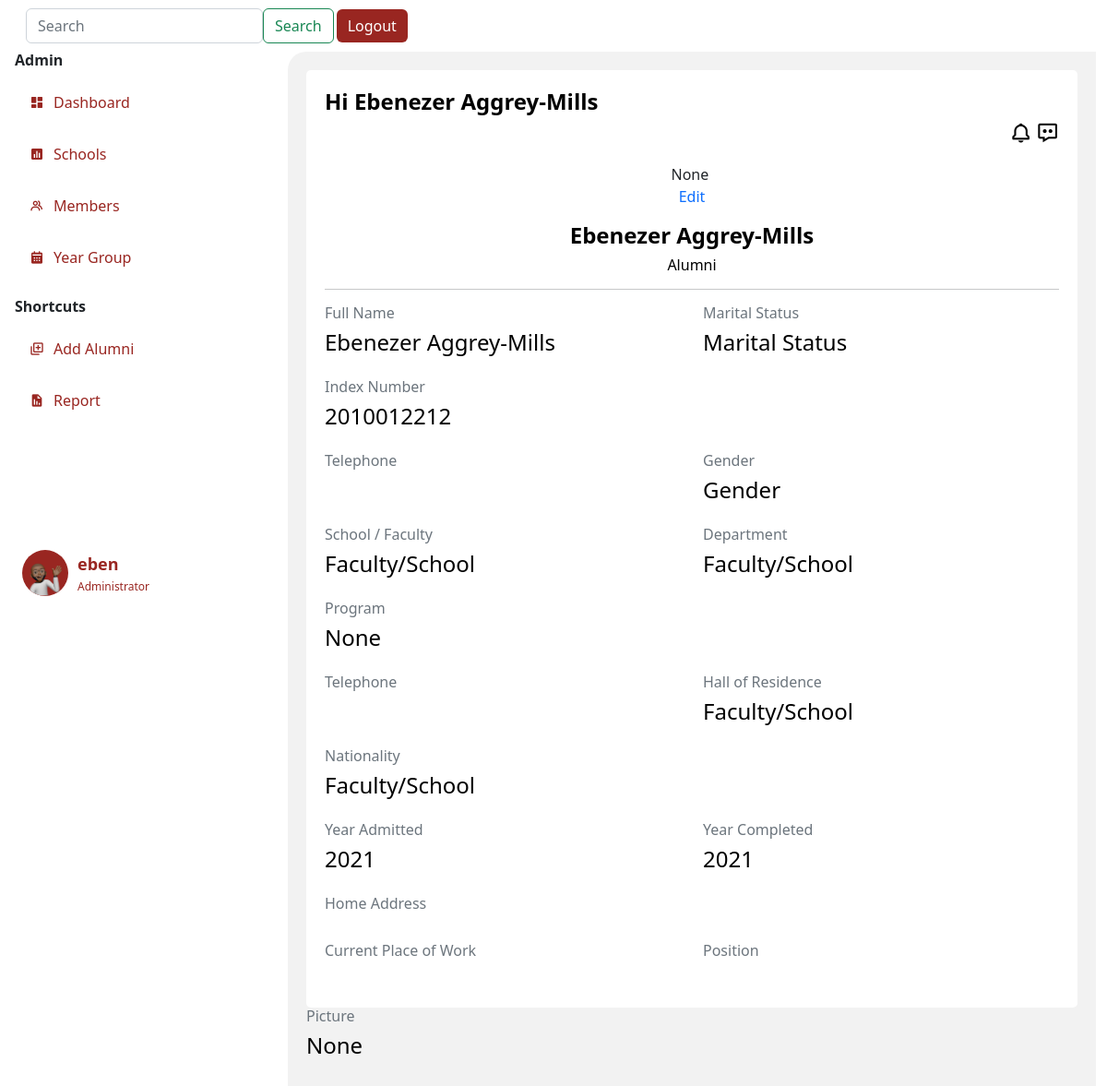
The page /list/1 (signed in) on the database its author committed.
### app.py (models this page shows)
class Person(db.Model, UserMixin):
    id= db.Column(db.Integer, primary_key=True)
    name= db.Column(db.String(200), nullable=True)
    yearCompleted= db.Column(db.String(200), nullable=True)
    nationality= db.Column(db.String(200), nullable=True)
    contact= db.Column(db.Integer(), nullable=True)
    email= db.Column(db.String(200), nullable=True)
    faculty= db.Column(db.String(200), nullable=True)
    hallofresidence= db.Column(db.String(200), nullable=True)
    password= db.Column(db.String(20))
    email= db.Column(db.String(20), nullable=True)
    phone= db.Column(db.String(10), nullable=True )
    def __repr__(self):
        return f"Person('{self.id}', {self.name}', {self.yearCompleted})"

class User(db.Model,UserMixin):
    id= db.Column(db.Integer, primary_key=True)
    fullname= db.Column(db.String()  )
    indexnumber= db.Column(db.Integer())
    gender= db.Column(db.String()    )
    school= db.Column(db.String()    )
    department= db.Column(db.String()    )
    program= db.Column(db.String()   )
    completed= db.Column(db.Integer()     )
    admitted= db.Column(db.Integer()  )
    email= db.Column(db.String()     )
    telephone= db.Column(db.Integer()     )
    hall= db.Column(db.String()  )
    nationality= db.Column(db.String()   )
    address= db.Column(db.String()   )
    work= db.Column(db.String()  )
    guardian= db.Column(db.String()  )
    kin= db.Column(db.String()   )
    relationship= db.Column(db.String()  )
    marital= db.Column(db.String()   )
    health= db.Column(db.String()    )
    extra= db.Column(db.String()     )
    image_file = db.Column(db.String(20))

### app.py (the view)
@app.route('/list/<int:userid>', methods=['GET', 'POST'])
@login_required
def list(userid):
    print("Fetching one")
    profile=User.query.get_or_404(userid)
    print(current_user)
    return render_template("profileid.html",current_user=current_user, profile=profile)

### forms.py
class Search(FlaskForm):
    searched = StringField('Searched', validators=[DataRequired()])
    submit = SubmitField('Search')

### app.py (called while the page is built)
@login_manager.user_loader
def load_user(user_id):
    return Person.query.get(int(user_id))

@app.context_processor
def base():
    form=Search()
    return dict(form=form)

### templates/profileid.html (shortened to what this page needs)
{% extends 'layout.html' %}
{% block body %}
<div class="col-md" style=" background: #fff; border-radius: 5px; padding: 20px;">
    <div class="top">
      <h4><b>Hi {{profile.fullname}}</b> </h4>
    </div>
    <div class="down" style=" display: flex; grid-gap: 2px; justify-content: space-between;">
      <div class="icons" style="color: black;">
          <i class='bx bx-bell bx-sm icon' ></i>
          <i class='bx bx-message-dots bx-sm icon' ></i>
      </div>
    </div>
    <div class="info" style="margin-top: 2vh; text-align: center;">
      <div class="info-pic">
        {{profile.image_file}}
      </div>
      <a href="/update/{{profile.id}}" style="text-decoration: none;">Edit </i></a>
      <div class="info-details" style=" margin-top: 2vh;">
        <h4><b> {{profile.fullname}}</b></h4>
        <h6 style="color: black;">Alumni </h6>
      </div>
    </div>
      <hr>
    <div class="info-more">
      <div class="row">
          <div class="col">
            <h6 class="text-muted">Full Name </h6>
            <h4 style="color: black; margin-bottom: 0;">{{profile.fullname}}</h4>
          </div>
          <div class="col">
            <h6 class="text-muted">Marital Status </h6>
            <h4 style="color: black; margin-bottom: 0;">{{profile.marital}}</h4>
          </div>
      </div>
    </div>
    <div class="info-more">
      <div class="row">
          <div class="col">
            <h6 class="text-muted">Index Number </h6>
            <h4 style="color: black; margin-bottom: 0;">{{profile.indexnumber}}</h4>
          </div>
      </div>
    </div>
    <div class="info-more">
        <div class="row">
            <div class="col">
              <h6 class="text-muted">Telephone </h6>
            </div>
            <div class="col">
                <h6 class="text-muted">Gender </h6>
                <h4 style="color: black; margin-bottom: 0;">{{profile.gender}}</h4>
              </div>
        </div>
      </div>
    <div class="info-more">
      <div class="row">
          <div class="col">
            <h6 class="text-muted">School / Faculty </h6>
            <h4 style="color: black; margin-bottom: 0;">{{profile.school}}</h4>
          </div>
          <div class="col">
            <h6 class="text-muted">Department </h6>
            <h4 style="color: black; margin-bottom: 0;">{{profile.department}}</h4>
          </div>
      </div>
    </div>
    <div class="info-more">
        <div class="row">
            <div class="col">
              <h6 class="text-muted">Program</h6>
              <h4 style="color: black; margin-bottom: 0;">{{profile.program}}</h4>
            </div>
        </div>
      </div>
    <div class="info-more">
      <div class="row">
          <div class="col">
            <h6 class="text-muted">Telephone </h6>
          </div>
          <div class="col">
            <h6 class="text-muted">Hall of Residence </h6>
            <h4 style="color: black; margin-bottom: 0;">{{profile.hall}}</h4>
          </div>
      </div>
    </div>
    <div class="info-more">
      <div class="row">
          <div class="col">
            <h6 class="text-muted">Nationality </h6>
            <h4 style="color: black; margin-bottom: 0;">{{profile.nationality}}</h4>
          </div>
      </div>
    </div>
    <div class="info-more">
        <div class="row">
            <div class="col">
              <h6 class="text-muted">Year Admitted </h6>
              <h4 style="color: black; margin-bottom: 0;">{{profile.admitted}}</h4>
            </div>
            <div class="col">
                <h6 class="text-muted">Year Completed </h6>
                <h4 style="color: black; margin-bottom: 0;">{{profile.completed}}</h4>
              </div>
        </div>
      </div>
    <div class="info-more">
      <div class="row">
          <div class="col">
            <h6 class="text-muted">Home Address </h6>
          </div>
      </div>
    </div>
    <div class="info-more">
      <div class="row">
          <div class="col">
            <h6 class="text-muted">Current Place of Work </h6>
          </div>
          <div class="col">
            <h6 class="text-muted">Position </h6>
          </div>
      </div>
      </div>
    </div>
    <div class="info-more">
      <div class="row">
          <div class="col">
            <h6 class="text-muted">Picture </h6>
            <h4 style="color: black; margin-bottom: 0;">{{profile.image_file}}</h4>
          </div>
      </div>
    </div>
</div>
{% endblock body %}

### templates/layout.html (shortened to what this page needs)
<!doctype html>
<html lang="en">
  <head>
    <link rel="stylesheet" type="text/css" href="{{ url_for('static', filename='css/newstyle.css')}}">
    <link href="https://unpkg.com/aos@2.3.1/dist/aos.css" rel="stylesheet">
    <link href='https://unpkg.com/boxicons@2.1.2/css/boxicons.min.css' rel='stylesheet'>
    <link href="https://cdn.jsdelivr.net/npm/bootstrap@5.2.1/dist/css/bootstrap.min.css" rel="stylesheet">
  </head>
  <body>
      <nav class="navbar navbar-expand-lg sticky-top" style="background: #fff; ">
        <div class="container-fluid">
          <div class="collapse navbar-collapse me-2" id="navbarSupportedContent" style="width: 100%;">
            <form class="d-flex " role="search" method='POST' action='{{url_for('search')}}' >
              <input class="form-control " type="search" name='searched' placeholder="Search" aria-label="Search">
              <button class="btn btn-outline-success" type="submit">Search</button>
                </form>
            <button class="btn" style="color: #fff; background: #992621; border: none; margin-left: 3px;" type="logout">
              <a href="{{url_for('login')}}" style="text-decoration: none; color: #fff;">Logout</a>
            </button>
          </div>
        </div>
      </nav>
      <div class="container-fluid" >
        <div class="row" >
            <div class="col-3 px-1 position-fixed" id="sticky-sidebar">
              <div class="container" >
                  <div class="side-menu">
                    <h6 class="divider"><b>Admin </b></h6>
                    {% if title == 'dashboard' %}
                    <div class="side-nav-button-active">
                      <i class='bx bxs-dashboard icon'></i>
                      <a href="/dashboard" class="side-nav-button-text">Dashboard</a>
                    </div>
                    {% else %}
                    <div class="side-nav-button">
                      <i class='bx bxs-dashboard icon'></i>
                      <a href="/dashboard" class="side-nav-button-text">Dashboard</a>
                    </div>
                    {% endif %}
                    {% if title == "newschools" %}
                    <div class="side-nav-button-active">
                      <i class='bx bxs-bar-chart-square icon'></i>
                      <a href="/newschools" class="side-nav-button-text">Schools</a>
                    </div>
                    {% else %}
                    <div class="side-nav-button">
                      <i class='bx bxs-bar-chart-square icon'></i>
                      <a href="/newschools" class="side-nav-button-text">Schools</a>
                    </div>
                    {% endif %}
                    {% if title == "list" %}
                    <div class="side-nav-button-active">
                      <i class='bx bx-group icon' ></i>
                      <a href="/list" class="side-nav-button-text">Members</a>
                    </div>
                    {% else %}
                    <div class="side-nav-button">
                      <i class='bx bx-group icon' ></i>
                      <a href="/list" class="side-nav-button-text">Members</a>
                    </div>
                    {% endif %}
                    {% if title == "year" %}
                    <div class="side-nav-button-active">
                      <i class='bx bxs-calendar icon' ></i>
                      <a href="/year" class="side-nav-button-text">Year Group</a>
                    </div>
                    {% else %}
                    <div class="side-nav-button">
                      <i class='bx bxs-calendar icon' ></i>
                      <a href="/year" class="side-nav-button-text">Year Group</a>
                    </div>
                    {% endif %}
                  </div>
                  <div class="side-menu">
                    <h6 class="divider" style="margin-top: 2vh;"><b>Shortcuts</b> </h6>
                    {% if title == "addalumni" %}
                      <div class="side-nav-button-active">
                        <i class='bx bx-add-to-queue icon' ></i>
                        <a href="/addalumni" class="side-nav-button-text">Add Alumni</a>
                      </div>
                      {% else %}
                      <div class="side-nav-button">
                        <i class='bx bx-add-to-queue icon' ></i>
                        <a href="/addalumni" class="side-nav-button-text">Add Alumni</a>
                      </div>
                    {% endif %}
                    {% if title == "newreport" %}
                    <div class="side-nav-button-active">
                      <i class='bx bxs-report icon' ></i>
                      <a href="/newreport" class="side-nav-button-text">Report</a>
                    </div>
                    {% else %}
                    <div class="side-nav-button">
                      <i class='bx bxs-report icon' ></i>
                      <a href="/newreport" class="side-nav-button-text">Report</a>
                    </div>
                    {% endif %}
                  </div>
                  <div class="profile-details" style=" bottom: 0; padding-top: 50%;">
                    <div class="elipse" style="background: #992621; border-radius: 50%;">
                      <img src="static/img/memoji.png" alt="" width="100%" >
                    </div>
                    <div class="profile-info" style="padding-left: 10px;">
                      <div class="profile-name"><b>{{current_user.name}}</b> </div>
                      <div class="title">Administrator</div>
                    </div>
                  </div>
        </div>
            </div>
            <div class="col offset-3" id="main">
              <div class="container" style="background-color: #f2f2f2; padding: 20px; border-radius: 20px 0 0 0;">
              {% block body %}
              {% endblock%}
              </div>
            </div>
        </div>
</body>
</html>

### static/css/newstyle.css (style rules this page uses)
body { background: #f2f2f2; }
.side-nav-button { padding: 16px; background-color: #fff; border-radius: 10px; color: #992621; display: flex; align-items: center; }
h4 { color: black; }
.side-nav-button-text { margin: 0; padding-left: 10px; }
.side-nav-button a { text-decoration: none; color: #992621; }
.profile-details { border-radius: 10px; padding: 8px; display: flex; align-items: center; }
.elipse img { width: 50px; height: 50px; border-radius: 50%; }
.profile-name { color: #992621; font-size: 18px; font-weight: 500; margin-bottom: 2px; }
.title { font-size: 12px; color: #992621; font-weight: 400; }
.info-more { margin-bottom: 3vh; }

### rows shown on the page
Person: name "eben"
User: fullname "Ebenezer Aggrey-Mills", image_file "None", marital "Marital Status", indexnumber "2010012212", gender "Gender", school "Faculty/School", department "Faculty/School", program "None", hall "Faculty/School", nationality "Faculty/School", admitted "2021", completed "2021"
